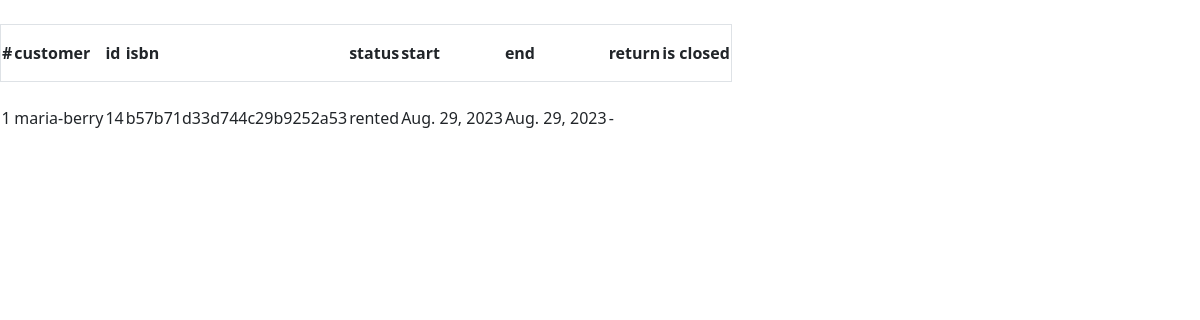
/rentals/14/, run on the app's committed database.
### rentals/models.py (models this page shows, shortened)
class Rental(models.Model):
    book = models.ForeignKey(Book,on_delete=models.CASCADE)
    customer = models.ForeignKey(Customer,on_delete=models.CASCADE)
    status = models.CharField(max_length=2, choices=STATUS_CHOICES)
    rent_start_date=models.DateField(help_text='when the book was rented')
    rent_end_date=models.DateField(help_text='deadline,blank=True')
    return_date=models.DateField(blank=True,null=True, help_text='return date')
    rental_status_is_closed=models.BooleanField(default=False)                                                          #returned or lost (will change it to true)
    created_at= models.DateTimeField(auto_now_add=True)
    updated_at= models.DateTimeField(auto_now=True)
    @property
    def status_text(self):
        statuses=dict(STATUS_CHOICES)
        return statuses[self.status]
    class Meta:
        ordering =('-created_at',)

### customers/models.py (models this page shows, shortened)
class Customer(models.Model):
    books=models.ManyToManyField(Book,blank=True, help_text='books currently rented out')
    first_name=models.CharField(max_length=300)
    last_name=models.CharField(max_length=300)
    username=models.CharField(max_length=300, blank=True, unique=True)
    additional_info=models.TextField(blank=True)
    rating=models.PositiveSmallIntegerField(default=50)
    book_count=models.PositiveSmallIntegerField(default=0)

### books/models.py (models this page shows, shortened)
class Book(models.Model):
    title = models.ForeignKey(BookTitle,on_delete=models.CASCADE)
    ISBN=models.CharField(max_length=50,blank=True)
    id = models.CharField(primary_key=True, max_length=36, default=uuid.uuid4, editable=False)
    qr_code=models.ImageField(upload_to='qr_codes',blank=True,null=True)
    created_at=models.DateTimeField(auto_now_add=True)
    updated_at=models.DateTimeField(auto_now=True)

### rentals/views.py (the view)
# urls.py: path('<str:book_id>/',BookRentalHistoryView.as_view(),name="detail"),
class BookRentalHistoryView(ListView):
    model = Rental
    template_name='rentals/detail.html'
    def get_queryset(self):
        book_id= self.kwargs.get('book_id')
        return Rental.objects.filter(book__id=book_id)
    def get_context_data(self,**kwargs):
        context=super().get_context_data(**kwargs)
        book_id= self.kwargs.get('book_id')
        obj = Book.objects.filter(id=book_id).first()
        obj=get_object_or_404(Book,id=book_id)
        context['object'] = obj
        return context

### rentals/templates/rentals/detail.html (shortened to what this page needs)
{% extends 'base.html' %}
{% block content %}
{% include 'components/header.html' with title=object.title.title discription=object.title.publisher.name %}
{%  if object %}
    {% if object_list %}
                 <div class="overflow-x-auto">
            <table class="w-full text-sm text-left text-gray-500 dark:text-gray-400">
                <thead class="text-xs text-gray-700 uppercase dark:bg-gray-700 dark:text-gray-400">
                    <tr class="border">
                        <th scope="col" class="py-3 px-6">
                            #
                        </th>
                        <th scope="col" class="py-3 px-6">
                            customer
                        </th>
                        <th scope="col" class="py-3 px-6">
                            id
                        </th>
                           <th scope="col" class="py-3 px-6">
                            isbn
                        </th>
                        <th scope="col" class="py-3 px-6">
                            status
                        </th>
                        <th scope="col" class="py-3 px-6">
                            start
                        </th>
                        <th scope="col" class="py-3 px-6">
                            end
                        </th>
                        <th scope="col" class="py-3 px-6">
                            return
                        </th>
                        <th scope="col" class="py-3 px-6">
                            is closed
                        </th>
                    </tr>
                </thead>
                <tbody>
                    {% for obj in object_list %}
                    <tr class="border-b dark:bg-gray-800 dark:border-gray-700">
                        <td scope="row" class="py-4 px-6 font-medium text-gray-900 dark:text-white">
                            {{forloop.counter}}
                        </td>
                        <td class="py-4 px-6">
                            {{obj.customer.username}}
                        </td>
                        <td class="py-4 px-6">
                            {{obj.book.id}}
                        </td>
                       <td class="py-4 px-6">
                            {{obj.book.ISBN}}
                        </td>
                        <td class="py-4 px-6">
                            {{obj.status_text}}
                        </td>
                        <td class="py-4 px-6">
                            {{obj.rent_start_date}}
                        </td>
                        <td class="py-4 px-6">
                            {{obj.rent_start_date}}
                        </td>
                        <td class="py-4 px-6">
                            {% if obj.return_date %}{{obj.return_date}}{% else %}-{% endif %}
                        </td>
                        <td class="py-4 px-6">
                        </td>
                    </tr>
                    {% endfor %}
                </tbody>
            </table>
            </div>
    {% else %}
        no rental-related data
    {% endif %}
{%  else %}
    no book-related data
{% endif %}
{% endblock content %}

### data on the page
Rental: customer.username "maria-berry", book.id "14", book.ISBN "b57b71d33d744c29b9252a53", status_text "rented", rent_start_date "Aug. 29, 2023"
